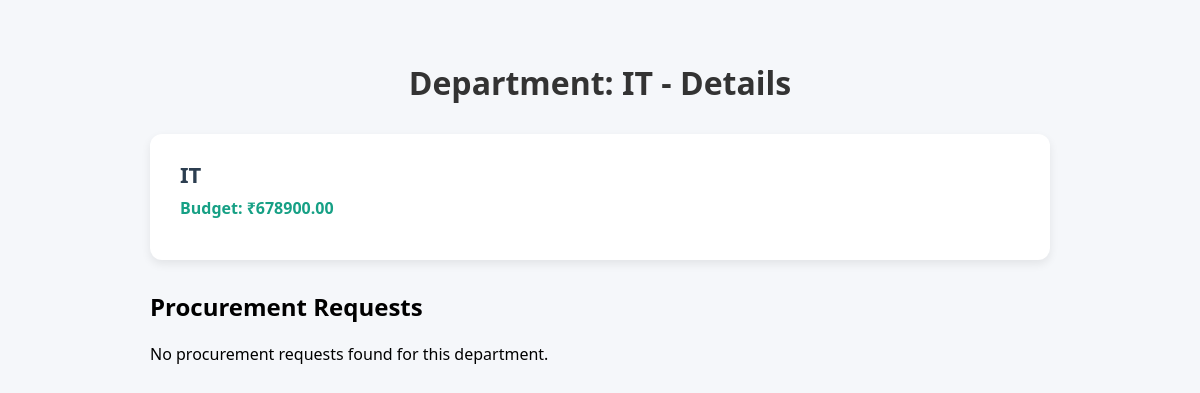
The page /department_details/2/ on the database as committed earlier.
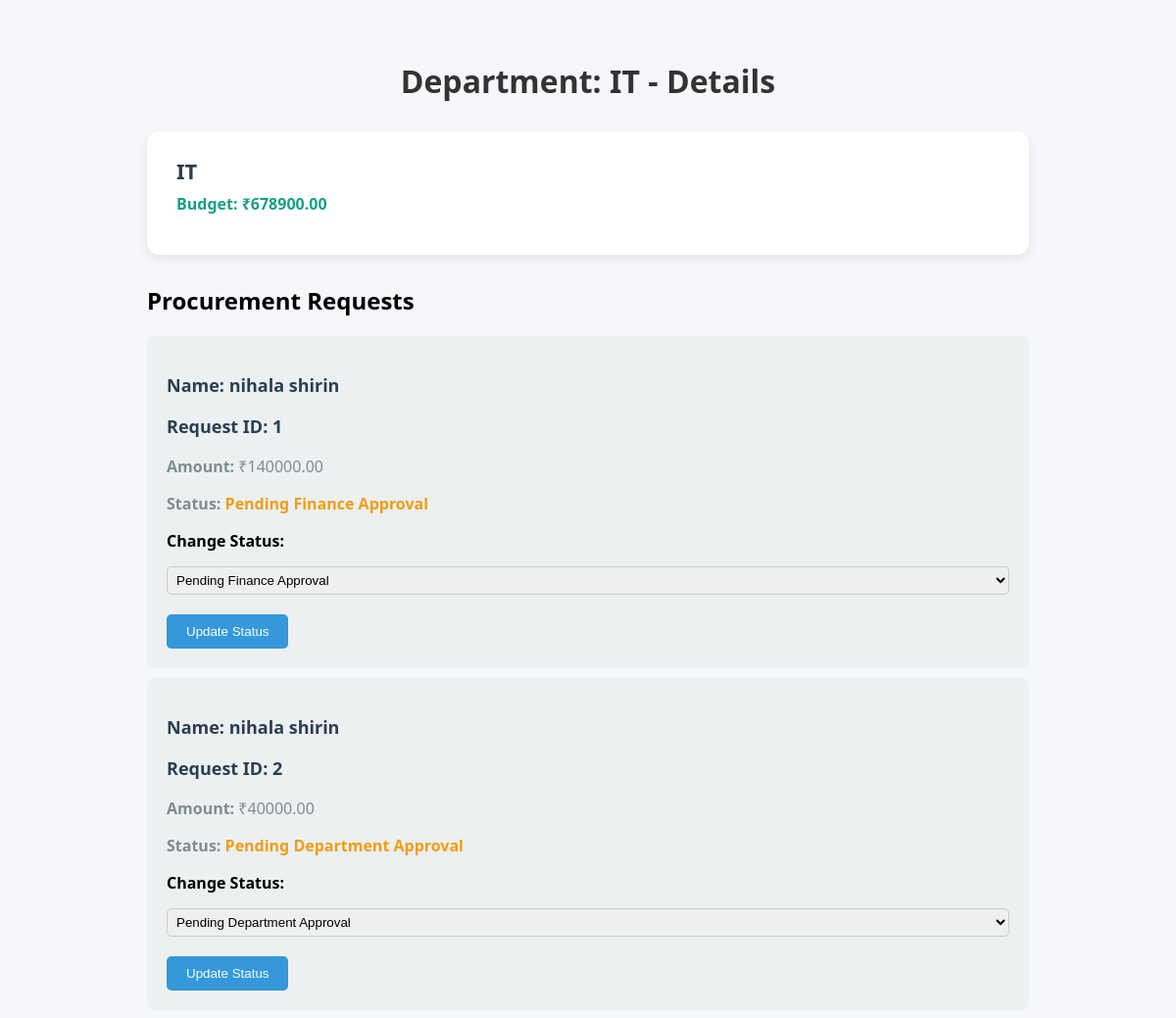
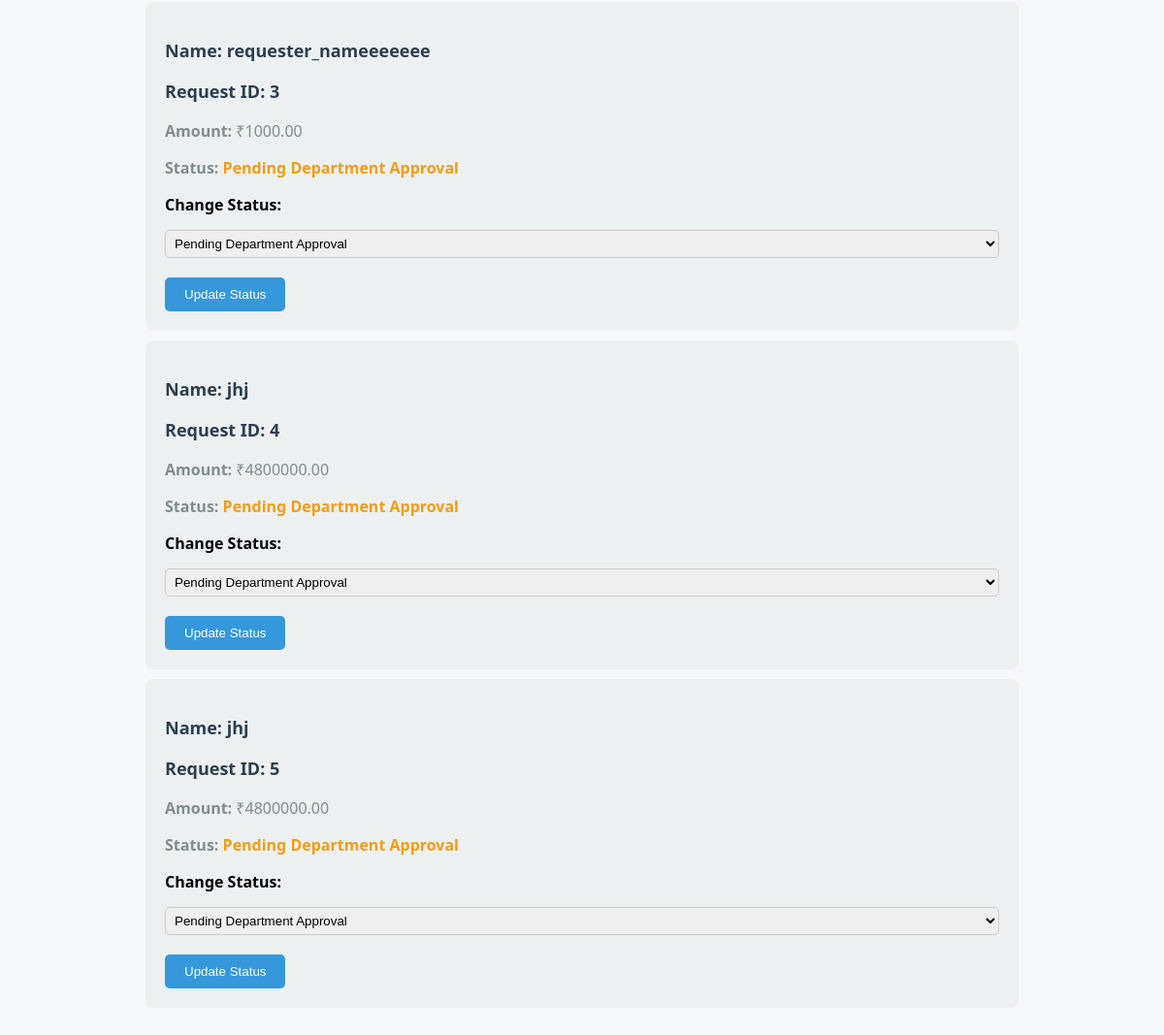
The same page on the database as committed later (2 pictures, top to bottom).
### core/models.py (models this page shows, shortened)
class Department(models.Model):
    name = models.CharField(max_length=100)
    budget = models.DecimalField(max_digits=12, decimal_places=2)

class ProcurementRequest(models.Model):
    requester = models.CharField(max_length=100)
    department = models.ForeignKey(Department, on_delete=models.CASCADE)
    category = models.CharField(max_length=50, choices=CATEGORY_CHOICES)
    it_equipment = models.ForeignKey(ITEquipmentDetails, on_delete=models.SET_NULL, null=True, blank=True)
    office_supply = models.ForeignKey(OfficeSupplyDetails, on_delete=models.SET_NULL, null=True, blank=True)
    quantity = models.IntegerField()
    total_cost = models.DecimalField(max_digits=12, decimal_places=2, blank=True)
    description = models.TextField(blank=True)
    status = models.CharField(max_length=50, choices=STATUS_CHOICES, default='Pending Department Approval')
    submitted_at = models.DateTimeField(auto_now_add=True)
    def __str__(self):
        return f"{self.requester} - {self.category} - {self.status}"

### core/views.py (the view)
# urls.py: path('department_details/<int:dep_id>/', views.department_details, name='department_details'),
def department_details(request, dep_id):
    department = Department.objects.filter(id = dep_id).first()
    if not department:
        raise Http404('Department not found')
    ProcurementRequest_request = ProcurementRequest.objects.filter(department=department)
    print(ProcurementRequest_request,'ssssssssssssssssssssssssss')
    context = {
        'department': department,
        'procurement_requests': ProcurementRequest_request
    }
    return render(request, 'department_details.html', context)

### core/templates/department_details.html (shortened to what this page needs)
<!DOCTYPE html>
<html lang="en">
<head>
</head>
<body>
    <h1>Department: {{ department.name }} - Details</h1>
    <div class="container">
        <div class="card">
            <h2>{{ department.name }}</h2>
            <p class="budget">Budget: ₹{{ department.budget }}</p>
        </div>
        <div class="procurement-requests">
            <h2>Procurement Requests</h2>
            {% if procurement_requests %}
                {% for request in procurement_requests %}
                    <div class="request-card">
                        <h3>Name: {{ request.requester }}</h3>
                        <h3>Request ID: {{ request.id }}</h3>
                        <p><strong>Amount:</strong> ₹{{ request.total_cost }}</p>
                        <p><strong>Status:</strong>
                            {% if request.status == 'Pending Department Approval' %}
                                <span class="status pending">{{ request.status }}</span>
                            {% elif request.status == 'Rejected by Department' %}
                                <span class="status rejected">{{ request.status }}</span>
                            {% elif request.status == 'Pending Finance Approval' %}
                                <span class="status pending">{{ request.status }}</span>
                            {% else %}
                                <span class="status approved">{{ request.status }}</span>
                            {% endif %}
                        </p>
                        <form method="POST" class="status-form" data-id="{{ request.id }}">
                            <label for="status">Change Status:</label>
                            <select name="status" class="status-select">
                                <option value="Pending Department Approval" {% if request.status == 'Pending Department Approval' %}selected{% endif %}>Pending Department Approval</option>
                                <option value="Pending Finance Approval" {% if request.status == 'Pending Finance Approval' %}selected{% endif %}>Pending Finance Approval</option>
                            </select>
                            <button type="submit">Update Status</button>
                        </form>
                    </div>
                {% endfor %}
            {% else %}
                <p>No procurement requests found for this department.</p>
            {% endif %}
        </div>
    </div>
</body>
</html>

### core/templates/department_details.html (style rules this page uses)
body { font-family: 'Segoe UI', Tahoma, Geneva, Verdana, sans-serif; background: #f5f7fa; margin: 0; padding: 40px; }
h1 { text-align: center; color: #333; margin-bottom: 30px; }
.container { max-width: 900px; margin: 0 auto; }
.card { background: #fff; border-radius: 12px; box-shadow: 0 4px 10px rgba(0, 0, 0, 0.08); padding: 25px 30px; margin-bottom: 20px; transition: transform 0.2s ease; }
.card h2 { font-size: 22px; color: #2c3e50; margin: 0; }
.budget { color: #16a085; font-weight: bold; margin-top: 8px; }
.procurement-requests { margin-top: 30px; }
.request-card { background: #ecf0f1; border-radius: 8px; padding: 20px; margin-bottom: 10px; }
.request-card h3 { font-size: 18px; color: #2c3e50; }
.request-card p { font-size: 16px; color: #7f8c8d; }
.status { font-weight: bold; }
.status.pending { color: #f39c12; }
.status-select { margin-top: 10px; padding: 5px; }
button { background-color: #3498db; color: white; padding: 10px 20px; border: none; border-radius: 5px; cursor: pointer; }
select { width: 100%; padding: 10px; margin-bottom: 20px; border-radius: 5px; border: 1px solid #ccc; }
label { font-weight: bold; margin-bottom: 5px; display: block; }

Rows that differ between the two databases and show on the page:
added ProcurementRequest: requester "nihala shirin", id "1", total_cost "140000.00", status "Pending Finance Approval"
added ProcurementRequest: requester "nihala shirin", id "2", total_cost "40000.00", status "Pending Department Approval"
added ProcurementRequest: requester "requester_nameeeeeee", id "3", total_cost "1000.00", status "Pending Department Approval"
added ProcurementRequest: requester "jhj", id "4", total_cost "4800000.00", status "Pending Department Approval"
added ProcurementRequest: requester "jhj", id "5", total_cost "4800000.00", status "Pending Department Approval"
Other text that changed with them:
text no longer shown: "No procurement requests found for this department."
